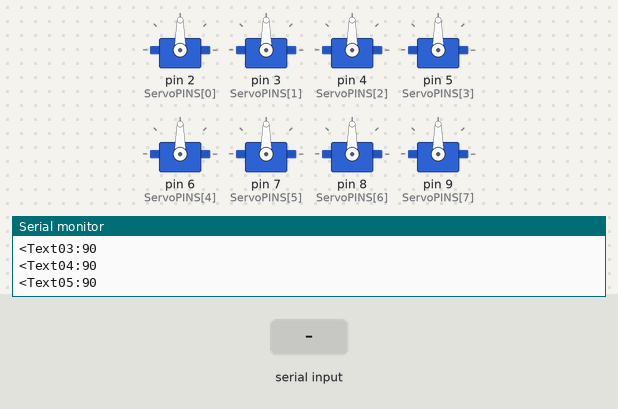
A sketch run on a simulated Arduino Uno, built for the host (arithmetic inside an expression is 32-bit, double 64-bit). Parts: 8 × servo, the last lines printed to the serial monitor. The inputs (shaded band) are chosen by the test bench. EEPROM starts erased.

Above: at 1.2 s.
1.3 s: "<Butn05:1\n" received over Serial
At 2.0 s:
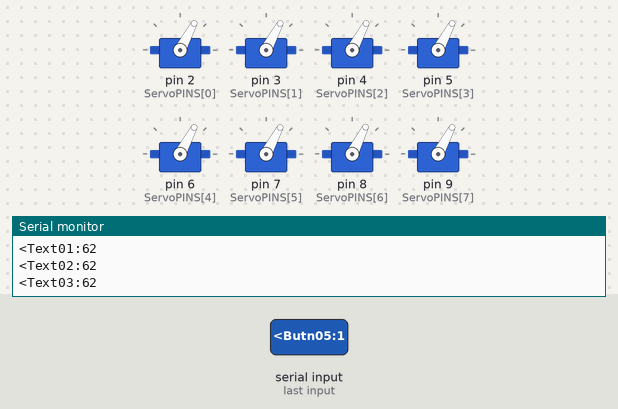
2.8 s: "AccX:\n" received over Serial
At 3.2 s:
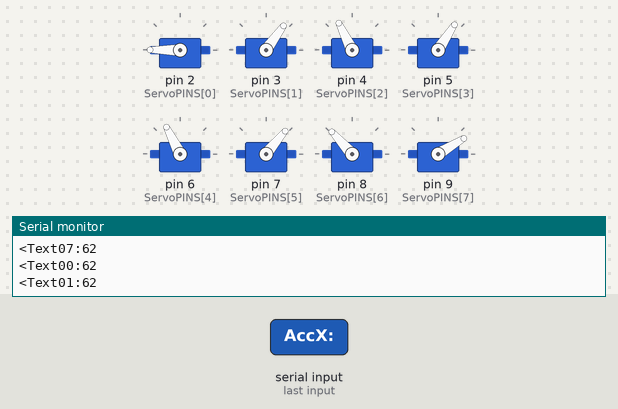
At 30.0 s:
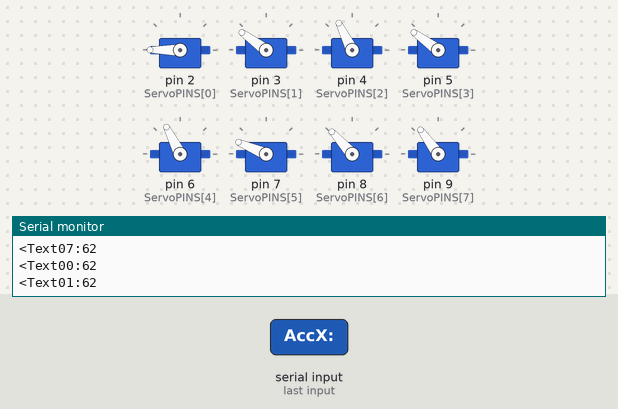
Timing chart, 0 to 30.3 s (numbered marks = the images above; inputs shaded):
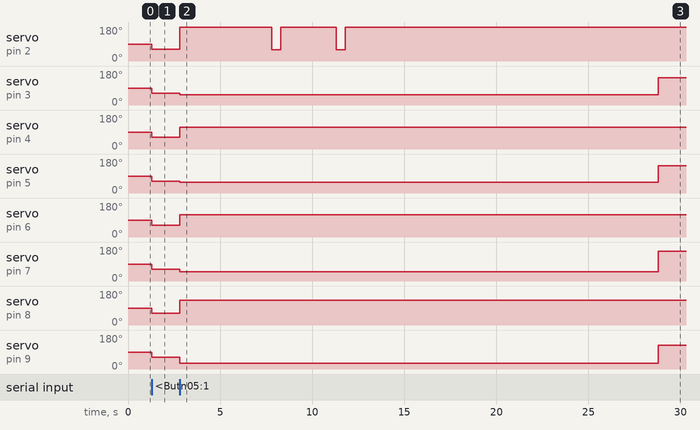

The sketch:

bt_ATCSpiderv1.ino
```cpp
/*Arduino Total Control Firmware
 REMEMBER TO DISCONNECT BLUETOOT TX PIN WHEN UPLOADING SKETCH
 Basic functions to control and display information into the app.This code works for every arduino board.

 * Bluetooth Module attached to Serial port

 To send data to app use tags:
 For buttons: (<ButnXX:Y\n), XX 0 to 19 is the button number, Y 0 or 1 is the state
 Example: Serial.println("<Butn05:1"); will turn the app button 5 on

 For texts: <TextXX:YYYY\n, XX 0 to 19 is the text number, YYYY... is the string to be displayed
 Example: Serial.println("<Text01:A1: 253"); will display the text "A1: 253" at text 1

 For images: <ImgsXX:Y\n, XX 0 to 19 is the image number, Y is the image state(0, 1 or 2)to be displayed
 Example: Serial.println("<Imgs02:1"); will change image 2 to the pressed state

 For sound alarms: <Alrm00 will make the app beep.

 Make the app talk: Text to Speech tag <TtoS0X:YYYY\n, X is 0 for english and 1 for your default language, YYYY... is any string
 Example: Serial.println("<TtoS00:Hello world");

 Change the seek bar values in app: <SkbX:YYY\n, where X is the seek bar number from 0 to 7, and YYY is the seek bar value

 If a  no tag new line ending string is sent, it will be displayed at the top of the app
 Example: Serial.println("Hello Word"); "Hello Word" will be displayed at the top of the app

 Special information can be received from app, for example sensor data and seek bar info:
 * "<PadXxx:YYY\n, xx 00 to 24 is the touch pad number, YYY is the touch pad X axis data 0 to 255
 * "<PadYxx:YYY\n, xx 00 to 24 is the touch pad number, YYY is the touch pad Y axis data 0 to 255
 * "<SkbX:SYYYYY\n", X 0 to 7 is the seek bar number, YYYYY is the seek bar value from 0 to 255
 * "<AccX:SYYYYY\n", X can be "X,Y or Z" is the accelerometer axis, YYYYY is the accelerometer value
    in m/s^2 multiplied by 100, example: 981 == 9.81m/s^2
 * "S" is the value sign (+ or -)

 TIP: To select another Serial port use ctr+f, find: Serial change to SerialX

 Author: Juan Luis Gonzalez Bello
 Date: Nov 2015
 Get the app: https://play.google.com/store/apps/details?id=com.apps.emim.btrelaycontrol
 ** After copy-paste of this code, use Tools -> Atomatic Format
 */

#include<Servo.h>
#include<EEPROM.h>

// Baud rate for ble module
#define BAUD_RATE 115200

// Special commands
#define CMD_SPECIAL '<'
#define CMD_ALIVE   '['

// Return values for special command
#define UPDATE_FAIL  0
#define UPDATE_ACCEL 1
#define UPDATE_SKBAR 2
#define UPDATE_TPAD  3
#define UPDATE_SPCH  4

// Data and variables received from especial command
int Accel[3] = {0, 0, 0};
int SeekBarValue[8] = {90,90,90,90,90,90,90,90};
int TouchPadData[24][2]; // 24 max touch pad objects, each one has 2 axis (x and Y)
String SpeechRecorder = "";

// Sistem specific variables
#define SERVO_NO 8
#define INIT_POS 90

// Atmega328p has 2k ram and 1k EEPROM.
// Constants for eeprom addresses
#define F_EE_ADD    0
#define F_EE_PADD 170
#define B_EE_ADD  200
#define B_EE_PADD 370
#define R_EE_ADD  400
#define R_EE_PADD 570
#define L_EE_ADD  600
#define L_EE_PADD 770

// Commands to save (s), play (p) and delete (d) positions
#define CMD_S_F  'A'
#define CMD_P_F  'a'
#define CMD_D_F  '1'
#define CMD_S_B  'B'
#define CMD_P_B  'b'
#define CMD_D_B  '2'
#define CMD_S_R  'C'
#define CMD_P_R  'c'
#define CMD_D_R  '3'
#define CMD_S_L  'D'
#define CMD_P_L  'd'
#define CMD_D_L  '4'
#define CMD_STOP 'S'
#define MAX_POSITIONS 10

// Robot walking status
#define ST_NONE 0
#define ST_F    1
#define ST_B    2
#define ST_R    3
#define ST_L    4

// Servo position limits
int MAX_POS[SERVO_NO] = {180, 144, 116, 144, 117, 157, 132, 126};
int MIN_POS[SERVO_NO] = {60,   54,  0,  57,  51,  50,  63,  31};

Servo mServo[SERVO_NO];
int ServoAngle[SERVO_NO];
int ServoPINS[SERVO_NO] = {2,3,4,5,6,7,8,9};
int ids[] = {16, 17, 18, 23}; // touch pad IDS
int RobotStatus = ST_NONE;

int FSpointer = 0;
int FPositions[MAX_POSITIONS][SERVO_NO];
int BSpointer = 0;
int BPositions[MAX_POSITIONS][SERVO_NO];
int LSpointer = 0;
int LPositions[MAX_POSITIONS][SERVO_NO];
int RSpointer = 0;
int RPositions[MAX_POSITIONS][SERVO_NO];

void mServoInit(){
  // Initialize servos
  for(int i = 0; i < SERVO_NO;i++){
    mServo[i].attach(ServoPINS[i]);
    ServoAngle[i] = INIT_POS;
    mServoSetPos(i, INIT_POS);
  }

  // Initialize touch pad value to 90 in order to avoid weird moves
  for(int i = 0; i < 24; i++){
    TouchPadData[i][0] = 90; //X
    TouchPadData[i][1] = 90; //Y
  }

  // Restore pointers from memory
  FSpointer = EEPROM.read(F_EE_PADD);
  if(FSpointer == 0xFF) FSpointer = 0;
  RSpointer = EEPROM.read(R_EE_PADD);
  if(RSpointer == 0xFF) FSpointer = 0;
  LSpointer = EEPROM.read(L_EE_PADD);
  if(LSpointer == 0xFF) FSpointer = 0;
  BSpointer = EEPROM.read(B_EE_PADD);
  if(BSpointer == 0xFF) BSpointer = 0;

  // Restore forward positions
  for(int i = 0; i < FSpointer; i++){
    for(int j = 0; j < SERVO_NO; j++){
      FPositions[i][j] = EEPROM.read(F_EE_ADD + (i * SERVO_NO) + j);
    }
  }

  // Restore backward positions
  for(int i = 0; i < BSpointer; i++){
    for(int j = 0; j < SERVO_NO; j++){
      BPositions[i][j] = EEPROM.read(B_EE_ADD + (i * SERVO_NO) + j);
    }
  }

  // Restore left positions
  for(int i = 0; i < LSpointer; i++){
    for(int j = 0; j < SERVO_NO; j++){
      LPositions[i][j] = EEPROM.read(L_EE_ADD + (i * SERVO_NO) + j);
    }
  }

  // Restore right positions
  for(int i = 0; i < RSpointer; i++){
    for(int j = 0; j < SERVO_NO; j++){
      RPositions[i][j] = EEPROM.read(R_EE_ADD + (i * SERVO_NO) + j);
    }
  }
}

void mServoSetPos(int servoNo, int value){
  if(value > MAX_POS[servoNo]) value = MAX_POS[servoNo];
  if(value < MIN_POS[servoNo]) value = MIN_POS[servoNo];
  mServo[servoNo].write(value);
  ServoAngle[servoNo] = value;
}

void FSavePos(){
  if(FSpointer >= MAX_POSITIONS){
    Serial.println("<TtoS01:Maximas posiciones alcanzadas");
    return;
  }

  for(int i = 0; i < SERVO_NO; i++){
    FPositions[FSpointer][i] = ServoAngle[i];
    EEPROM.write(F_EE_ADD + FSpointer * SERVO_NO + i, ServoAngle[i]);
  }
  EEPROM.write(F_EE_PADD, FSpointer++);
}

void BSavePos(){
  if(BSpointer >= MAX_POSITIONS){
    Serial.println("<TtoS01:Maximas posiciones alcanzadas");
    return;
  }

  for(int i = 0; i < SERVO_NO; i++){
    BPositions[BSpointer][i] = ServoAngle[i];
    EEPROM.write(B_EE_ADD + BSpointer * SERVO_NO + i, ServoAngle[i]);
  }
  EEPROM.write(B_EE_PADD, BSpointer++);
}

void RSavePos(){
  if(RSpointer >= MAX_POSITIONS){
    Serial.println("<TtoS01:Maximas posiciones alcanzadas");
    return;
  }

  for(int i = 0; i < SERVO_NO; i++){
    RPositions[RSpointer][i] = ServoAngle[i];
    EEPROM.write(R_EE_ADD + RSpointer * SERVO_NO + i, ServoAngle[i]);
  }
  EEPROM.write(R_EE_PADD, RSpointer++);
}

void LSavePos(){
  if(LSpointer >= MAX_POSITIONS){
    Serial.println("<TtoS01:Maximas posiciones alcanzadas");
    return;
  }

  for(int i = 0; i < SERVO_NO; i++){
    LPositions[LSpointer][i] = ServoAngle[i];
    EEPROM.write(L_EE_ADD + LSpointer * SERVO_NO + i, ServoAngle[i]);
  }
  EEPROM.write(L_EE_PADD, LSpointer++);
}

void Play(int aPointer, int aPosArray[][8]){
  if(aPointer == 0) return;
  for(int i = 0; i < aPointer; i++){
    for(int j = 0; j < SERVO_NO; j++){
      mServoSetPos(j, aPosArray[i][j]);
    }
    delay(500);
  }
}

void setup() {
  // initialize BT Serial port
  Serial.begin(BAUD_RATE);
  mServoInit();
  Serial.println("<TtoS01:caminante en linea");
  Serial.println("Caminante en linea");
}

void loop() {
  int appData;
  static int prescaler = 0;
  static int selector = 0;
  delay(1);

  // Print angles in app
  if(prescaler++ > 50){
    prescaler = 0;
    selector = (++selector) % 8;
    Serial.println("<Text0" + String(selector) + ":" + String(ServoAngle[selector]));
  }

  // Play the position arrays according to robot status
  switch(RobotStatus){
    case ST_F:
      Play(FSpointer, FPositions);
    break;

    case ST_B:
      Play(BSpointer, BPositions);
    break;

    case ST_R:
      Play(RSpointer, RPositions);
    break;

    case ST_L:
      Play(LSpointer, LPositions);
    break;
  }

  // =================================================================
  // This is the point were you get data from the App
  appData = Serial.read();   // Get a byte from app, if available
  switch(appData){
  case CMD_SPECIAL:
    // Special command received, seekbar value and accel value updates
    DecodeSpecialCommand();

    /* Used for testing with seekbars
    for(int i = 0; i < SERVO_NO; i++){
      mServoSetPos(i, (SeekBarValue[i]*9)/13);
    }
    */

    for(int i = 0; i < (SERVO_NO / 2); i++){
      mServoSetPos(i * 2, (TouchPadData[ids[i]][0]*9)/13);
      mServoSetPos((i * 2) + 1, (TouchPadData[ids[i]][1]*9)/13);
    }
    Serial.println("Touch pad received");
    break;

  case CMD_ALIVE:
    // Character '[' is received every 2.5s
    Serial.println("ATC Walker ready");
    break;

  case CMD_S_F:
    FSavePos();
  break;

  case CMD_P_F:
    RobotStatus = ST_F;
  break;

  case CMD_D_F:
    FSpointer = 0;
    EEPROM.write(F_EE_PADD, FSpointer);
  break;

  case CMD_S_B:
    BSavePos();
  break;

  case CMD_P_B:
    RobotStatus = ST_B;
  break;

  case CMD_D_B:
    BSpointer = 0;
    EEPROM.write(B_EE_PADD, BSpointer);
  break;

  case CMD_S_R:
    RSavePos();
  break;

  case CMD_P_R:
    RobotStatus = ST_R;
  break;

  case CMD_D_R:
    RSpointer = 0;
    EEPROM.write(R_EE_PADD, RSpointer);
  break;

  case CMD_S_L:
    LSavePos();
  break;

  case CMD_P_L:
    RobotStatus = ST_L;
  break;

  case CMD_D_L:
    LSpointer = 0;
    EEPROM.write(L_EE_PADD, LSpointer);
  break;

  case CMD_STOP:
    RobotStatus = ST_NONE;
  break;
  }
  // =================================================================
}

/**
 * DecodeSpecialCommand
 * A '<' flags a special command comming from App. Use this function
 * to get Accelerometer data (and other sensors in the future)
 * Input:    None
 * Output:   None
 */
int DecodeSpecialCommand() {
  int tagType = UPDATE_FAIL;

  // Read the whole command
  String thisCommand = Readln();

  // First 5 characters will tell us the command type
  String commandType = thisCommand.substring(0, 5);

  if (commandType.equals("AccX:")) {
    // Next 6 characters will tell us the command data
    String commandData = thisCommand.substring(5, 11);
    if (commandData.charAt(0) == '-') // Negative acceleration
      Accel[0] = -commandData.substring(1, 6).toInt();
    else
      Accel[0] = commandData.substring(1, 6).toInt();
    tagType = UPDATE_ACCEL;
  }

  if (commandType.equals("AccY:")) {
    // Next 6 characters will tell us the command data
    String commandData = thisCommand.substring(5, 11);
    if (commandData.charAt(0) == '-') // Negative acceleration
      Accel[1] = -commandData.substring(1, 6).toInt();
    else
      Accel[1] = commandData.substring(1, 6).toInt();
    tagType = UPDATE_ACCEL;
  }

  if (commandType.equals("AccZ:")) {
    // Next 6 characters will tell us the command data
    String commandData = thisCommand.substring(5, 11);
    if (commandData.charAt(0) == '-') // Negative acceleration
      Accel[2] = -commandData.substring(1, 6).toInt();
    else
      Accel[2] = commandData.substring(1, 6).toInt();
    tagType = UPDATE_ACCEL;
  }

  if (commandType.substring(0, 4).equals("PadX")) {
    // Next 2 characters will tell us the touch pad number
    int padNumber = thisCommand.substring(4, 6).toInt();
    // Next 3 characters are the X axis data in the message
    String commandData = thisCommand.substring(8, 13);
    TouchPadData[padNumber][0] = commandData.toInt();
    tagType = UPDATE_TPAD;
  }

  if (commandType.substring(0, 4).equals("PadY")) {
    // Next 2 characters will tell us the touch pad number
    int padNumber = thisCommand.substring(4, 6).toInt();
    // Next 3 characters are the Y axis data in the message
    String commandData = thisCommand.substring(8, 13);
    TouchPadData[padNumber][1] = commandData.toInt();
    tagType = UPDATE_TPAD;
  }

  if (commandType.substring(0, 3).equals("Skb")) {
    // Next 6 characters will tell us the command data
    String commandData = thisCommand.substring(5, 11);
    int sbNumber = commandType.charAt(3) & ~0x30;
    SeekBarValue[sbNumber] = commandData.substring(1, 6).toInt();
    tagType = UPDATE_SKBAR;
  }

  if (commandType.equals("StoT:")) {
    // Next characters are the converted speech
    SpeechRecorder = thisCommand.substring(5, thisCommand.length() - 1); // there is a trailing character not known
    tagType = UPDATE_SPCH;
  }
  return tagType;
}

/**
 * Convert integer integer into 3 digit string
 */
String myIntToString(int number) {
  if (number < 10) {
    return "00" + String(number);
  }
  else if (number < 100) {
    return "0" + String(number);
  }
  else
    return String(number);
}

/**
 * Readln
 * Use this function to read a String line from Bluetooth
 * returns: String message, note that this function will pause the program
 *          until a hole line has been read.
 */
String Readln(){
  char inByte = -1;
  String message = "";

  while(inByte != '\n'){
    inByte = -1;

    if (Serial.available() > 0)
      inByte = Serial.read();

    if(inByte != -1)
      message.concat(String(inByte));
  }

  return message;
}
```

Measured:
- after the input at 1.3 s, servo on pin 2 (ServoPINS[0]), servo on pin 3 (ServoPINS[1]), servo on pin 4 (ServoPINS[2]), servo on pin 5 (ServoPINS[3]), servo on pin 6 (ServoPINS[4]), servo on pin 7 (ServoPINS[5]), servo on pin 9 (ServoPINS[7]): 90° → 62° at once; servo on pin 8 (ServoPINS[6]): 90° → 63° at once
- after the input at 2.8 s, servo on pin 2 (ServoPINS[0]): goes 180° 5.0 s, 60° 0.50 s, 180° 3.0 s, 60° 0.50 s, then 180°, starting at once; servo on pin 3 (ServoPINS[1]): 62° → 54° at once, → 144° 26.0 s later
